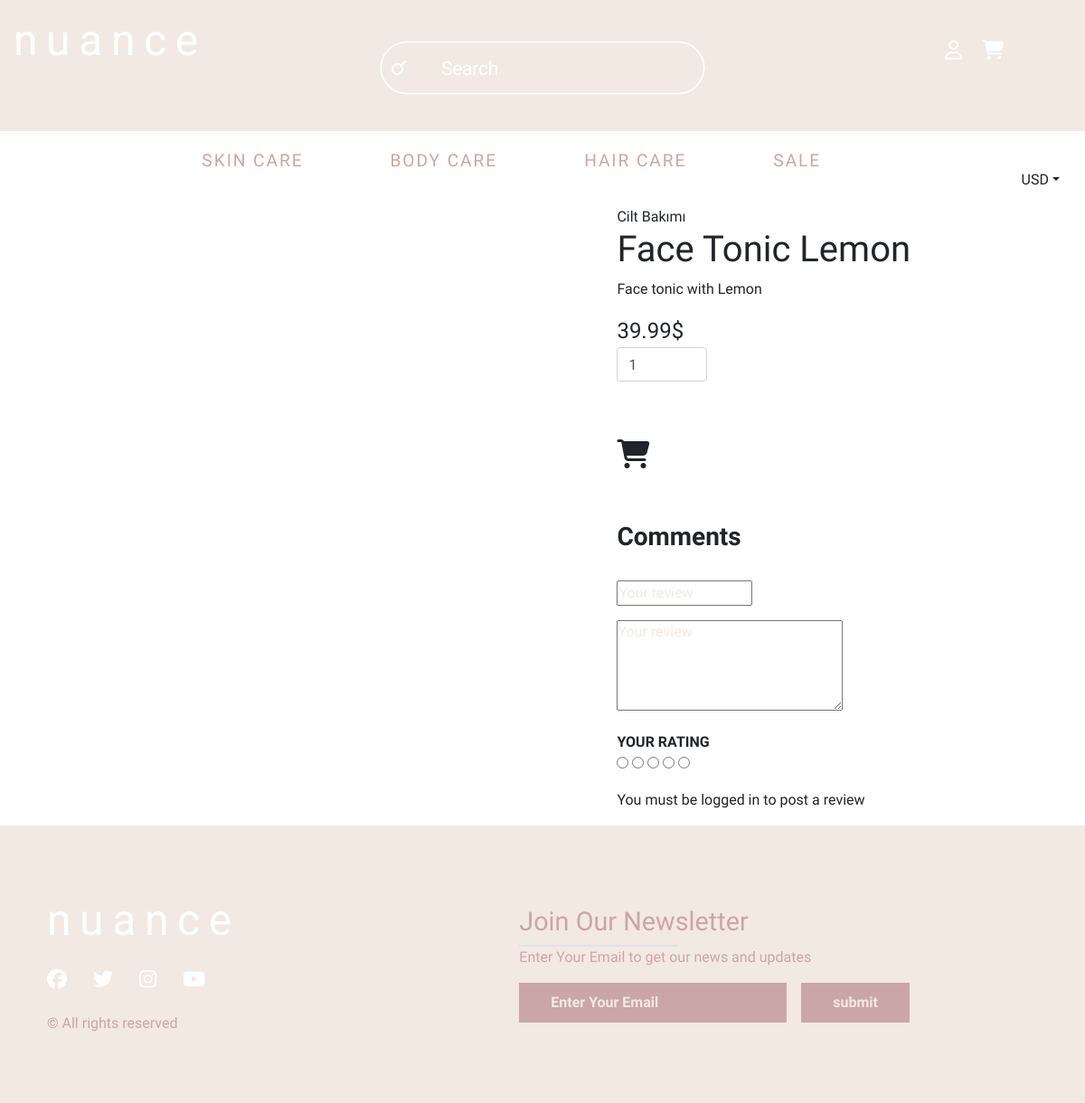
The app's page /products/single_page/cilt-bakm-mut5/ with its own data.
### product_app/models.py (models this page shows, shortened)
class Product(models.Model):
    id = models.IntegerField(primary_key=True)
    slug = models.SlugField(blank=True)
    title = models.CharField(max_length=150,null=True)
    price = models.DecimalField(decimal_places=2,max_digits=20,default=39.99)
    description = models.TextField()
    name = models.CharField(max_length=150)
    quantity_instocks = models.IntegerField()
    warranty_status = models.CharField(max_length=150)
    distributer_info = models.TextField(null=True)
    model_number = models.IntegerField(null=True)
    image_of_product = models.ImageField(upload_to=upload_image_path,null=True,blank=True)
    objects = ProductManager()

### product_app/views.py (the view)
# urls.py: path('products/single_page/<slug:slug>/',single_page,name = 'single_page'),
def single_page(request,slug):
    instance = Product.objects.get(slug=slug)
    comments = Comment.objects.filter(product=instance)
    context = {
        'obj' : instance,
        'comments' : comments
    }
    return render(request,"product/single_page.html",context)

### templates/product/single_page.html (shortened to what this page needs)
<!DOCTYPE html>
{% load static %}
<html lang="en">
<head>
    <link rel="stylesheet" href="https://stackpath.bootstrapcdn.com/bootstrap/4.4.1/css/bootstrap.min.css">
    <link href="https://stackpath.bootstrapcdn.com/font-awesome/4.7.0/css/font-awesome.min.css" rel="stylesheet">
    <link rel="stylesheet" type="text/css" href="//cdn.jsdelivr.net/npm/slick-carousel@1.8.1/slick/slick.css"/>
    <link rel="stylesheet" href="{% static 'product_style/single_page.css' %}">
</head>
<body>
{% include 'last_header.html'%}
    <main>
        <div class="product-container container">
            <div class="row product-row">
            <div class="left-column offset-md-1 col-6 col-md-6 ">
            </div>
            <div class="right-column col-5 col-md-5">
                <div class="product-description">
                <span>{{ obj.title }}</span>
                <h1>{{ obj.name }}</h1>
                <p>{{ obj.description }}</p>
                </div>
                <form class="form" action='{% url "add_to_cart" obj.slug %}' method="post" id="my_form">{% csrf_token %}
                <div class="product-price">
                <span>{{ obj.price }}$</span>
                <input style="width:100px" class="form-control" type="number" name='qty' value='1'>
                <br> <a class="add fas fa-shopping-cart fa-lg" type = 'submit' value='Add to cart' onclick="document.getElementById('my_form').submit();" ></a>
                </form>
                </div>
                <br>
                <div class="comments">
                    <h3><strong>Comments</strong></h3>
                    <br>
                    </div>
                    <form class="review-form" action='{% url "add_comment" obj.slug %}' method="post">
                      <div class="form-group">
                        <input style="width:150px"type="text" class="input" name="subject" placeholder="Your review">
                      </div>
                      <div class="form-group">
                        <textarea  style="width:250px;height:100px "name="comment" class="input" placeholder="Your review"></textarea>
                      </div>
                      <div class="form-group">
                        <div class="input-rating">
                          <strong class="text-uppercase">Your Rating</strong>
                          <div class="stars">
                            <input type="radio" id="star1" name="rate" value="1"><label for="star1"></label>
                            <input type="radio" id="star2" name="rate" value="2"><label for="star2"></label>
                            <input type="radio" id="star3" name="rate" value="3"><label for="star3"></label>
                            <input type="radio" id="star4" name="rate" value="4"><label for="star4"></label>
                            <input type="radio" id="star5" name="rate" value="5"><label for="star5"></label>
                          </div>
                        </div>
                      </div>
                      {% if user.is_authenticated %}
                      {% csrf_token%}
                      <button type="primary-tbn">Submit</button>
                      {%else%}
                        You must be logged in to post a review
                      {% endif %}
                    </form>
                </div>
            </div>
    </main>
{% include 'footer.html'%}
</body>
</html>

### static/product_style/single_page.css (style rules this page uses)
:root { --pink: #cba6a6 ; --yellow: #d2c5a1; --orange: #deb597 ; --blue: #a9bbc9 ; --green: #b9c9a9 ; --background-color: #f2e9e2 ; --opensans-condensed: 'Open Sans Condensed', sans-serif ; --opensans: 'Open Sans', sans-serif; }
.product-row { background-color: white; padding: 1em; font-family: var(--opensans-condensed); }
.product-price { font-size: 1.5em; }
.add { padding-top: 1em; color:var(--pink); }
.comments { padding-top: 2em; }

### static/header_footer/last_header.css (style rules this page uses)
:root { --pink: #cba6a6 ; --yellow: #d2c5a1; --orange: #deb597 ; --blue: #a9bbc9 ; --green: #b9c9a9 ; --background-color: #f2e9e2 ; --opensans-condensed: 'Open Sans Condensed', sans-serif ; --opensans: 'Open Sans', sans-serif; }
*, *:before, *:after { -webkit-tap-highlight-color: transparent; -webkit-tap-highlight-color: rgba(0,0,0,0); user-select: none; -webkit-user-select: none; -khtml-user-select: none; -moz-user-select: none; -ms-user-select: none; -o-user-select: none; box-sizing: border-box; -webkit-box-sizing: border-box; padding: 0; margin: 0; }

### static/header_footer/footer.css (style rules this page uses)
:root { --pink: #cba6a6 ; --yellow: #d2c5a1; --orange: #deb597 ; --blue: #a9bbc9 ; --green: #b9c9a9 ; --background-color: #f2e9e2 ; --opensans-condensed: 'Open Sans Condensed', sans-serif ; --opensans: 'Open Sans', sans-serif; }
::placeholder { color: var(--background-color); }

### records on screen
Product: title "Cilt Bakımı", name "Face Tonic Lemon", description "Face tonic with Lemon", price "39.99"
